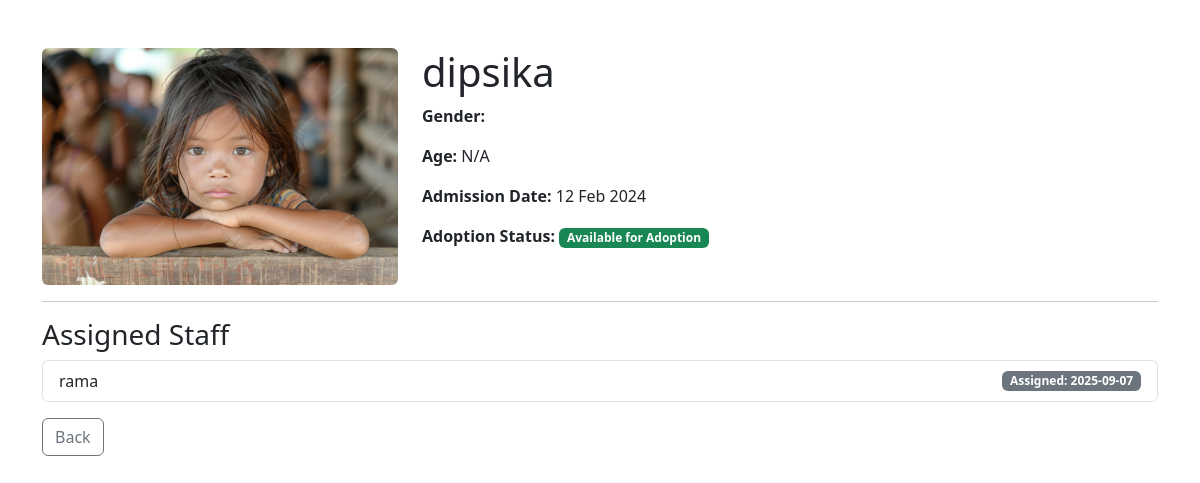
Page /child/1/ on the committed database.
### orphanage/models.py (models this page shows, shortened)
class Child(models.Model):
    name = models.CharField(max_length=100)
    gender = models.CharField(
        max_length=10,
        choices=[('Male', 'Male'), ('Female', 'Female'), ('Other', 'Other')]
    )
    admission_date = models.DateField(default=date.today)
    photo = models.ImageField(upload_to='child_photos/', null=True, blank=True)
    priority = models.IntegerField(default=1)
    need = models.TextField(blank=True, null=True)
    age = models.IntegerField(null=True, blank=True)
    child_need_fulfilled = models.BooleanField(default=False)
    date_of_birth = models.DateField(null=True, blank=True, help_text="Child's date of birth")
    background = models.TextField(blank=True, null=True, help_text="Child's background story and history")
    hobbies_interests = models.TextField(blank=True, null=True, help_text="Child's hobbies, interests, and activities")
    personality = models.TextField(blank=True, null=True, help_text="Child's personality traits and characteristics")
    health_status = models.TextField(blank=True, null=True, help_text="Health conditions and medical information")
    education_level = models.CharField(max_length=50, blank=True, null=True, help_text="Current education level")
    favorite_subjects = models.CharField(max_length=200, blank=True, null=True, help_text="Favorite subjects or activities")
    special_skills = models.TextField(blank=True, null=True, help_text="Special talents or skills")
    dietary_requirements = models.TextField(blank=True, null=True, help_text="Any dietary restrictions or preferences")
    languages_spoken = models.CharField(max_length=200, blank=True, null=True, help_text="Languages the child speaks")
    is_available_for_adoption = models.BooleanField(default=True, help_text="Whether child is available for adoption")
    adoption_notes = models.TextField(blank=True, null=True, help_text="Special notes for potential adopters")
    @property
    def calculated_age(self):
        if self.date_of_birth:
            today = date.today()
            return today.year - self.date_of_birth.year - ((today.month, today.day) < (self.date_of_birth.month, self.date_of_birth.day))
        return self.age

class StaffAllocation(models.Model):
    child = models.ForeignKey(Child, on_delete=models.CASCADE, related_name='staff_allocations')
    staff = models.ForeignKey(Staff, on_delete=models.CASCADE, related_name='child_allocations')
    allocated_at = models.DateTimeField(auto_now_add=True)

class Staff(models.Model):
    name = models.CharField(max_length=100)
    role = models.CharField(max_length=50)
    phone = models.CharField(max_length=15)
    email = models.EmailField()
    is_available = models.BooleanField(default=True)

### orphanage/views/public_views.py (the view)
# urls.py: path('child/<int:id>/', child_detail, name='child_detail'),
def child_detail(request, id):
    child = get_object_or_404(Child, pk=id)
    allocations = StaffAllocation.objects.filter(child=child).select_related('staff')
    return render(request, 'orphanage/child_detail.html', {
        'child': child,
        'allocations': allocations
    })

### orphanage/templates/orphanage/child_detail.html (shortened to what this page needs)
{% load static %}
<!DOCTYPE html>
<html lang="en">
<head>
    <link href="https://cdn.jsdelivr.net/npm/bootstrap@5.3.0/dist/css/bootstrap.min.css" rel="stylesheet">
    <link href="https://cdnjs.cloudflare.com/ajax/libs/font-awesome/6.0.0/css/all.min.css" rel="stylesheet">
</head>
<body>
<div class="container mt-5">
    <div class="row">
        <div class="col-md-4">
            {% if child.photo %}
                <img src="{{ child.photo.url }}" class="img-fluid rounded" alt="{{ child.name }}">
            {% endif %}
        </div>
        <div class="col-md-8">
            <h1>{{ child.name }}</h1>
            <div class="row">
                <div class="col-md-6">
                    <p><strong>Gender:</strong> {{ child.gender }}</p>
                    <p><strong>Age:</strong> {{ child.calculated_age|default:child.age|default:"N/A" }}</p>
                    <p><strong>Admission Date:</strong> {{ child.admission_date|date:"d M Y" }}</p>
                    <p><strong>Adoption Status:</strong>
                        {% if child.is_available_for_adoption %}
                            <span class="badge bg-success">Available for Adoption</span>
                        {% else %}
                            <span class="badge bg-warning">Not Available</span>
                        {% endif %}
                    </p>
                </div>
                <div class="col-md-6">
                </div>
            </div>
        </div>
    </div>
    <hr>
    <h3>Assigned Staff</h3>
    <ul class="list-group">
        {% for a in allocations %}
            <li class="list-group-item d-flex justify-content-between align-items-center">
                {{ a.staff.name }}
                <span class="badge bg-secondary">Assigned: {{ a.allocated_at|date:"Y-m-d" }}</span>
            </li>
        {% empty %}
            <li class="list-group-item text-muted">No staff assigned yet.</li>
        {% endfor %}
    </ul>
    <div class="mt-3">
        <a href="{% url 'orphanage:admin_dashboard' %}" class="btn btn-outline-secondary">Back</a>
    </div>
</div>
</body>
</html>

### rows in the picture
Child: photo (picture), name "dipsika", calculated_age "N/A", admission_date "12 Feb 2024"
StaffAllocation: staff.name "rama", allocated_at "2025-09-07"
